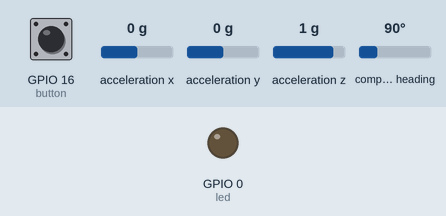
Recording of a sketch running on a simulated ESP8266 (NodeMCU). On the bench: output pins drawn as LEDs (lit = HIGH). The inputs (shaded band) are chosen by the test bench; at power-on: GPIO 16 (button) LOW, acceleration x 0 g, acceleration y 0 g, acceleration z 1 g, compass heading 90°. What the sketch prints to the serial monitor is not drawn.

Above: at 2.2 s.
2.3 s: GPIO 16 (button) pulled HIGH for 0.15 s
At 2.4 s:
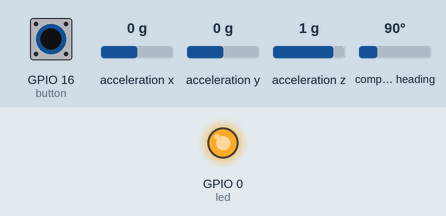
4.0 s: GPIO 16 (button) pulled HIGH for 3.2 s
At 7.9 s:
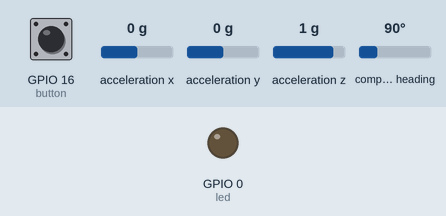
Timing chart, 0 to 9.4 s (numbered marks = the images above; inputs shaded):
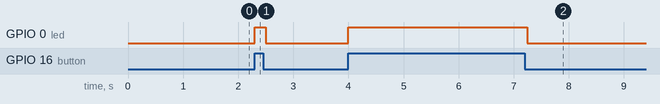

The sketch:

Uduino_test.ino
```cpp
#include "Wire.h" // This library allows you to communicate with I2C devices.
#include "ESP8266WiFi.h" // Wifi library
#include "Adafruit_Sensor.h"
#include "Adafruit_BNO055.h"

Adafruit_BNO055 bno = Adafruit_BNO055(55);

int led = 0;     // LED pin
int button = 16; // push button is connected
int temp = 0;    // temporary variable for reading the button pin status

double pos_vector[3] = {0, 0, 0};
double old_timestamp = 0;
double timestamp = 0;

void setup() {
  Serial.begin(9600);
  Serial.println("Orientation Sensor Test"); Serial.println("");
  pinMode(led, OUTPUT);   // declare LED as output
  pinMode(button, INPUT); // declare push button as input

  /* Initialise the sensor */
  if(!bno.begin())
  {
    /* There was a problem detecting the BNO055 ... check your connections */
    Serial.print("Ooops, no BNO055 detected ... Check your wiring or I2C ADDR!");
    while(1);
  }

  delay(1000);
  bno.setExtCrystalUse(true);
}

void loop() {
  //uduino.update();
  sensors_event_t event;
  temp = digitalRead(button);
     if (temp == HIGH) {
        digitalWrite(led, HIGH);
        bno.getEvent(&event);

        double timestamp = event.timestamp;
        double time_step = (timestamp - old_timestamp)/1000000L; //convert to s
        double dist_x = event.acceleration.x * time_step * time_step;
        double dist_y = event.acceleration.y * time_step * time_step;
        double dist_z = event.acceleration.z * time_step * time_step;

        /* Display the floating point data */
        pos_vector[0] += dist_x;
        pos_vector[1] += dist_y;
        pos_vector[2] += dist_z;
        delay(100);
     } else {
       digitalWrite(led, LOW);
       pos_vector[0] = 0;
       pos_vector[1] = 0;
       pos_vector[2] = 0;
     }
     old_timestamp = timestamp;
}
```

Measured:
- after the input at 2.3 s, GPIO 0 (led): LOW → HIGH at once, → LOW 0.20 s later
- after the input at 4.0 s, GPIO 0 (led): LOW → HIGH at once, → LOW 3.2 s later
